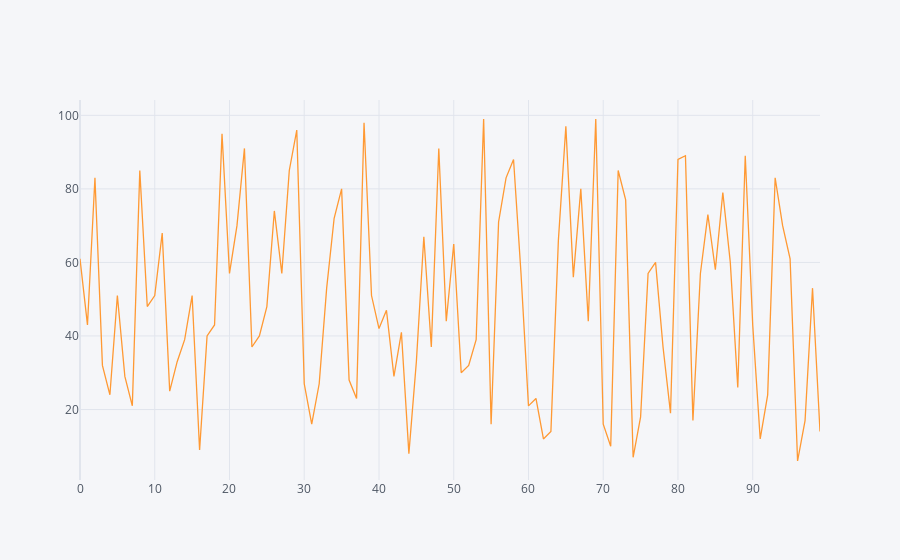

Notebook cell for this chart:
### Code cell
df1.iplot()

### Figure 1 — Plotly figure (JSON) as saved in the notebook; plotly's stock layout.template omitted (floating-point values rounded to 4 significant figures)
{"data": [{"line": {"color": "rgba(255, 153, 51, 1.0)", "dash": "solid", "shape": "linear", "width": 1.3}, "mode": "lines", "name": "0", "text": "", "type": "scatter", "x": [0, 1, 2, 3, 4, 5, 6, 7, 8, 9, 10, 11, 12, 13, 14, 15, 16, 17, 18, 19, 20, 21, 22, 23, 24, 25, 26, 27, 28, 29, 30, 31, 32, 33, 34, 35, 36, 37, 38, 39, 40, 41, 42, 43, 44, 45, 46, 47, 48, 49, 50, 51, 52, 53, 54, 55, 56, 57, 58, 59, 60, 61, 62, 63, 64, 65, 66, 67, 68, 69, 70, 71, 72, 73, 74, 75, 76, 77, 78, 79, 80, 81, 82, 83, 84, 85, 86, 87, 88, 89, 90, 91, 92, 93, 94, 95, 96, 97, 98, 99], "y": [61, 43, 83, 32, 24, 51, 29, 21, 85, 48, 51, 68, 25, 33, 39, 51, 9, 40, 43, 95, 57, 70, 91, 37, 40, 48, 74, 57, 85, 96, 27, 16, 27, 53, 72, 80, 28, 23, 98, 51, 42, 47, 29, 41, 8, 33, 67, 37, 91, 44, 65, 30, 32, 39, 99, 16, 71, 83, 88, 57, 21, 23, 12, 14, 66, 97, 56, 80, 44, 99, 16, 10, 85, 77, 7, 18, 57, 60, 37, 19, 88, 89, 17, 57, 73, 58, 79, 60, 26, 89, 43, 12, 24, 83, 70, 61, 6, 17, 53, 14]}], "layout": {"legend": {"bgcolor": "#F5F6F9", "font": {"color": "#4D5663"}}, "paper_bgcolor": "#F5F6F9", "plot_bgcolor": "#F5F6F9", "title": {"font": {"color": "#4D5663"}}, "xaxis": {"gridcolor": "#E1E5ED", "showgrid": true, "tickfont": {"color": "#4D5663"}, "title": {"font": {"color": "#4D5663"}, "text": ""}, "zerolinecolor": "#E1E5ED"}, "yaxis": {"gridcolor": "#E1E5ED", "showgrid": true, "tickfont": {"color": "#4D5663"}, "title": {"font": {"color": "#4D5663"}, "text": ""}, "zerolinecolor": "#E1E5ED"}}}
